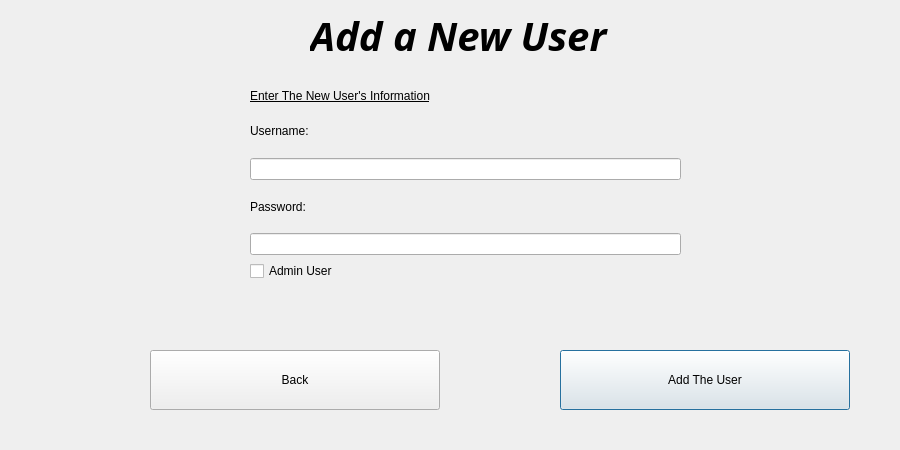
<?xml version="1.0" encoding="UTF-8"?>
<ui version="4.0">
 <class>userAddWindow</class>
 <widget class="QDialog" name="userAddWindow">
  <property name="geometry">
   <rect>
    <x>0</x>
    <y>0</y>
    <width>900</width>
    <height>450</height>
   </rect>
  </property>
  <property name="windowTitle">
   <string>Dialog</string>
  </property>
  <widget class="QPushButton" name="signup">
   <property name="geometry">
    <rect>
     <x>560</x>
     <y>350</y>
     <width>290</width>
     <height>60</height>
    </rect>
   </property>
   <property name="text">
    <string>Add The User</string>
   </property>
  </widget>
  <widget class="QPushButton" name="back">
   <property name="geometry">
    <rect>
     <x>150</x>
     <y>350</y>
     <width>290</width>
     <height>60</height>
    </rect>
   </property>
   <property name="text">
    <string>Back</string>
   </property>
  </widget>
  <widget class="QLabel" name="label_2">
   <property name="geometry">
    <rect>
     <x>310</x>
     <y>10</y>
     <width>451</width>
     <height>51</height>
    </rect>
   </property>
   <property name="baseSize">
    <size>
     <width>0</width>
     <height>0</height>
    </size>
   </property>
   <property name="font">
    <font>
     <family>Script MT</family>
     <pointsize>30</pointsize>
     <italic>true</italic>
     <bold>true</bold>
    </font>
   </property>
   <property name="text">
    <string>Add a New User</string>
   </property>
  </widget>
  <widget class="QLabel" name="label">
   <property name="geometry">
    <rect>
     <x>250</x>
     <y>70</y>
     <width>661</width>
     <height>51</height>
    </rect>
   </property>
   <property name="font">
    <font>
     <underline>true</underline>
    </font>
   </property>
   <property name="text">
    <string>Enter The New User's Information</string>
   </property>
  </widget>
  <widget class="QWidget" name="">
   <property name="geometry">
    <rect>
     <x>250</x>
     <y>110</y>
     <width>431</width>
     <height>171</height>
    </rect>
   </property>
   <layout class="QVBoxLayout" name="verticalLayout">
    <item>
     <widget class="QLabel" name="label_4">
      <property name="text">
       <string>Username:</string>
      </property>
     </widget>
    </item>
    <item>
     <widget class="QLineEdit" name="username"/>
    </item>
    <item>
     <widget class="QLabel" name="label_3">
      <property name="text">
       <string>Password:</string>
      </property>
     </widget>
    </item>
    <item>
     <widget class="QLineEdit" name="password"/>
    </item>
    <item>
     <widget class="QCheckBox" name="isAdmin">
      <property name="text">
       <string>Admin User</string>
      </property>
     </widget>
    </item>
   </layout>
  </widget>
 </widget>
 <resources/>
 <connections/>
</ui>
